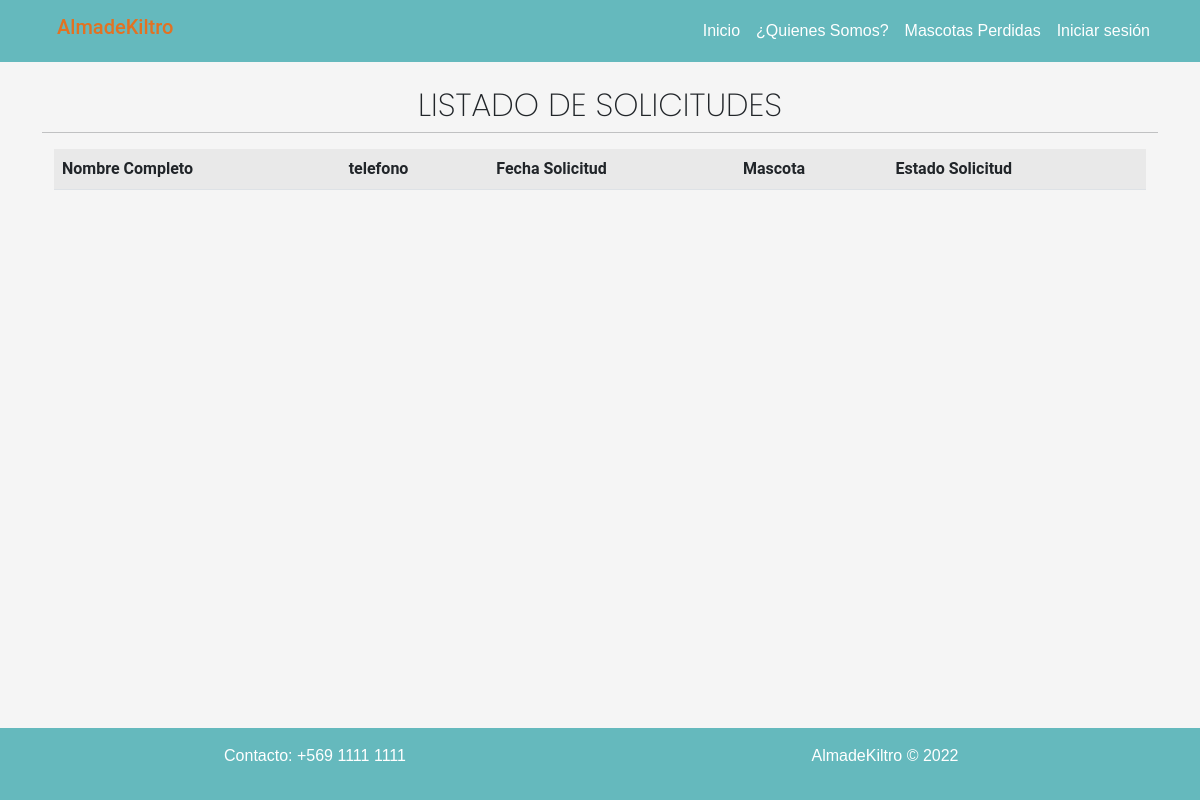
/listado_solicitudes/, run on an earlier commit of the app's database.
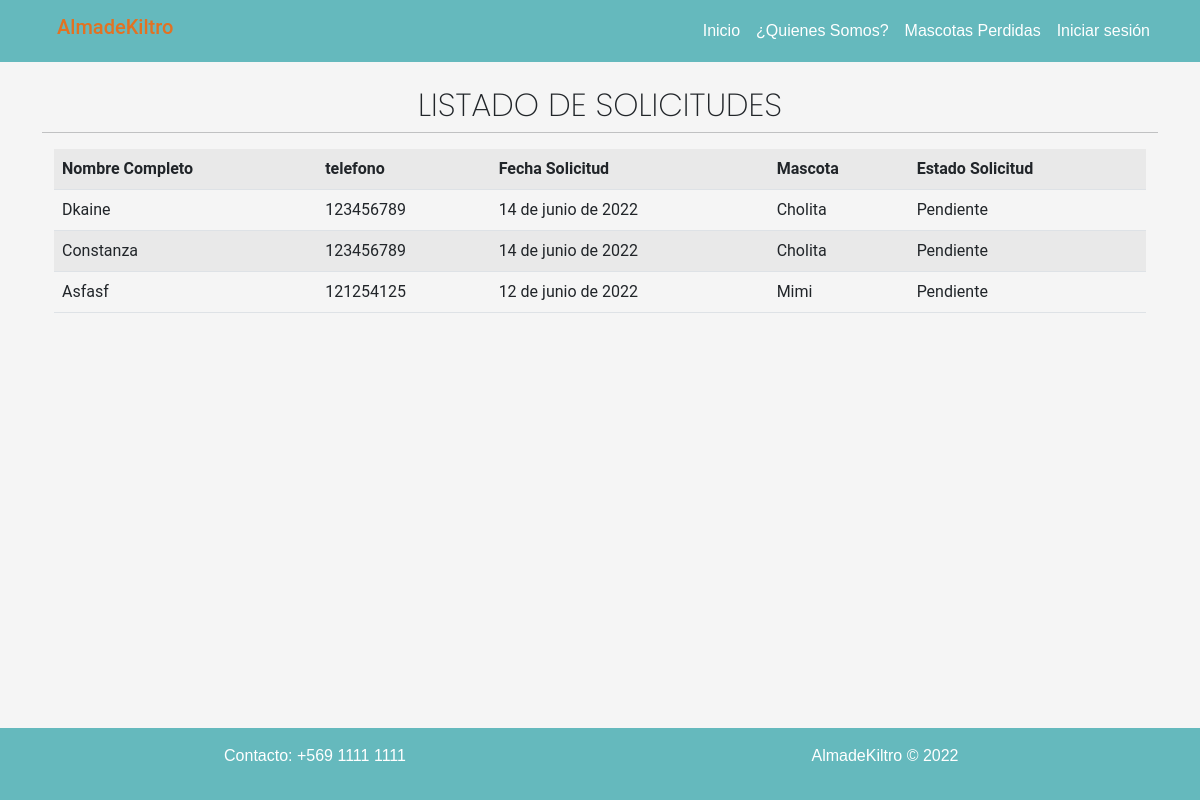
And on a later commit of the database.
### app/models.py (models this page shows, shortened)
class FormularioAdopcion(models.Model):
    nombres = models.CharField(max_length=250)
    apellidos = models.CharField(max_length=250)
    edad = models.IntegerField()
    telefono = models.IntegerField()
    tipo_vivienda = models.IntegerField(choices=opciones_tipo_vivienda)
    direccion = models.CharField(max_length=250)
    otra_mascota = models.BooleanField()
    fecha_solicitud = models.DateField(auto_now=True)
    cantidad_mascotas = models.IntegerField(choices=opciones_cantidad_mascotas)
    mascota = models.ForeignKey(Mascota, on_delete=models.PROTECT)
    estado_solicitud = models.CharField(max_length=50, choices=opciones_estado_solicitud, default='Pendiente')

class Mascota(models.Model):
    nombre_mascota = models.CharField(max_length=250)
    imagen = models.ImageField(upload_to="mascota", null=True)
    edad_mascota = models.CharField(max_length=250)
    sexo = models.IntegerField(choices=opciones_sexo)
    descripcion = models.TextField()
    tamaño = models.IntegerField(choices=opciones_tamaño)
    peso = models.CharField(max_length=250)
    especie = models.ForeignKey(Especie, on_delete=models.PROTECT)
    raza = models.ForeignKey(Raza, on_delete=models.PROTECT)
    def __str__(self):
        return self.nombre_mascota

### app/views.py (the view)
# urls.py: path('listado_solicitudes/', listar_solicitudes, name="listar_solicitudes"),
def listar_solicitudes(request):
    solicitudes = FormularioAdopcion.objects.all().order_by('-fecha_solicitud')
    data = {
        'solicitudes': solicitudes
    }
    return render(request, 'app/mascota/listar_solicitudes.html', data)

### app/templates/app/mascota/listar_solicitudes.html (shortened to what this page needs)
{% extends 'app/base.html' %}
{% load static %}
{% block contenido %}
<div class="container">
    <div class="row">
        <h2 class="text-center tituloListar">LISTADO DE SOLICITUDES</h2>
        <hr>
    </div>
    <div class="table-responsive">
        <table class="table table-striped table-hover ">
            <tr>
                <th>Nombre Completo</th>
                <th>telefono</th>
                <th>Fecha Solicitud</th>
                <th>Mascota</th>
                <th>Estado Solicitud</th>
            </tr>
            {% for m in solicitudes %}
            <tr>
                <td>{{ m.nombres | title }}</td>
                <td>{{ m.telefono }}</td>
                <td>{{ m.fecha_solicitud }}</td>
                <td>{{ m.mascota }}</td>
                <td>{{ m.estado_solicitud }}</td>
            </tr>
            {% endfor %}
        </table>
    </div>
</div>
{% endblock %}

What changed in the data, as far as the page shows it:
added FormularioAdopcion: nombres "Dkaine", telefono "123456789", fecha_solicitud "14 de junio de 2022", mascota "Cholita", estado_solicitud "Pendiente"
added FormularioAdopcion: nombres "Constanza", telefono "123456789", fecha_solicitud "14 de junio de 2022", mascota "Cholita", estado_solicitud "Pendiente"
added FormularioAdopcion: nombres "Asfasf", telefono "121254125", fecha_solicitud "12 de junio de 2022", mascota "Mimi", estado_solicitud "Pendiente"
